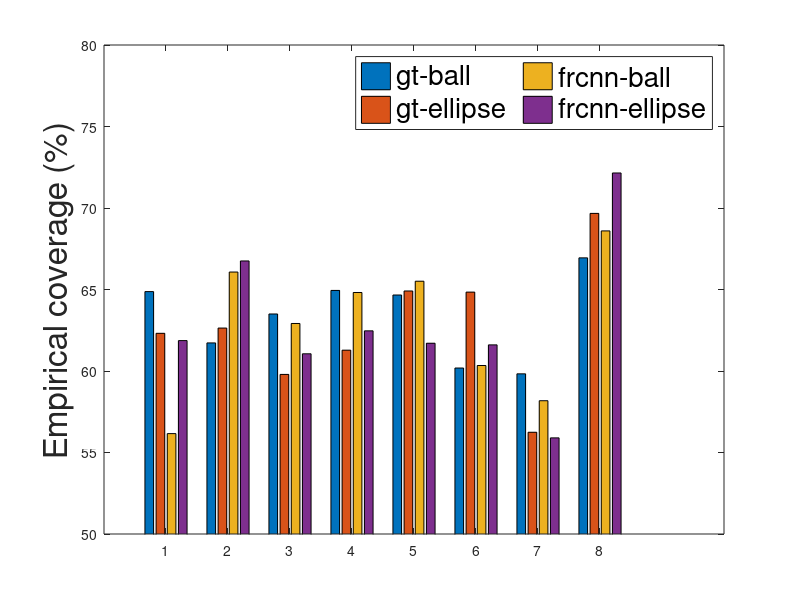

MATLAB code for this plot: (Note: this script raises an error after producing the figure.)
clc
clear
close all

objs = {'ape','can','cat','duck','driller','eggbox','glue','holepuncher'};

coverage_10 = [0.883495145631068,...
    0.9362054681027341,...
    0.9239543726235742,...
    0.9022556390977443,...
    0.9093904448105437,...
    0.8876712328767123,...
    0.9208899876390606,...
    0.9338842975206612;...
    0.909973521624007,...
    0.9486329743164872,...
    0.9306083650190115,...
    0.9210526315789473,...
    0.9110378912685337,...
    0.9123287671232877,...
    0.8912237330037083,...
    0.9404958677685951;...
    0.8523550724637681,...
    0.9277210884353742,...
    0.9315068493150684,...
    0.9200376293508937,...
    0.9214226633581473,...
    0.8720112517580872,...
    0.903485254691689,...
    0.9355371900826446;...
    0.8677536231884058,...
    0.935374149659864,...
    0.9246575342465754,...
    0.9190968955785512,...
    0.9164598842018197,...
    0.8987341772151899,...
    0.8659517426273459,...
    0.9512396694214876] * 100;


coverage_40 = [0.6487202118270079,...
    0.6172328086164043,...
    0.6349809885931559,...
    0.6494360902255639,...
    0.6466227347611203,...
    0.6018264840182649,...
    0.5982694684796045,...
    0.6694214876033058;...
    0.6231244483671668,...
    0.6263463131731566,...
    0.5979087452471483,...
    0.6127819548872181,...
    0.6490939044481054,...
    0.6484018264840182,...
    0.5624227441285538,...
    0.6966942148760331;...
    0.5615942028985508,...
    0.6607142857142857,...
    0.6291585127201565,...
    0.6481655691439323,...
    0.6550868486352357,...
    0.6033755274261603,...
    0.5817694369973191,...
    0.6859504132231405;...
    0.6186594202898551,...
    0.6675170068027211,...
    0.6105675146771037,...
    0.6246472248353716,...
    0.6170388751033913,...
    0.6160337552742616,...
    0.5589812332439679,...
    0.7214876033057851] * 100;

labelsize = 24;
figure;
bar(coverage_40')
% xlabel('Objects','FontSize',labelsize);
ylabel('Empirical coverage (%)','FontSize',labelsize)
ylim([50,80])
legend({'gt-ball','gt-ellipse','frcnn-ball','frcnn-ellipse'},'FontSize',20,'NumColumns',2)
ax = gca;
ax.XTickLabels = objs;
ax.FontSize = 20;
ax.XTickLabelRotation=45;
ax.YGrid = 'on';
